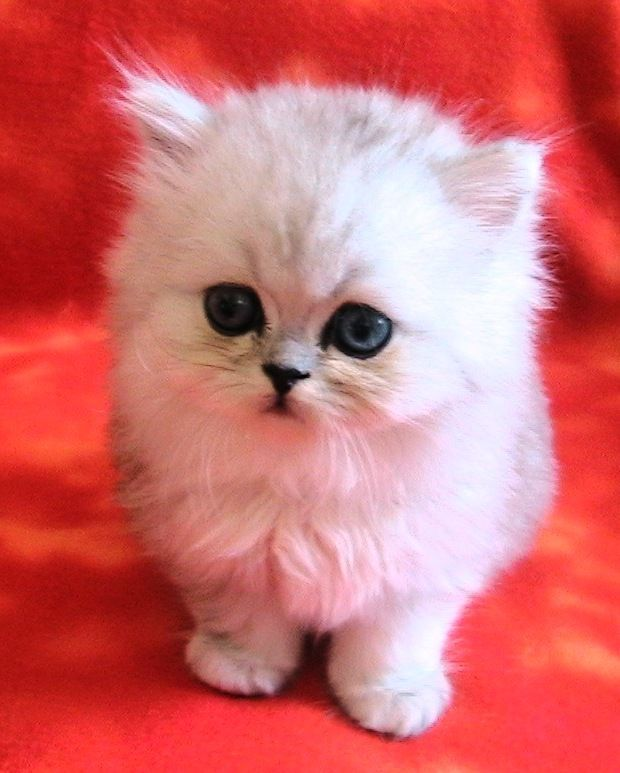
#> input picture pictures/cat.jpg, 620 x 773 px
$ python histogram.py
#> lines starting #> are read from the running program, lines starting #| are printed output that depends on the picture; after the words box and inside, x2 and y2 are one past the last pixel; in counts of white or black regions, pixels touching at a corner belong together
import cv2 as cv
import matplotlib.pyplot as plt
import numpy as np


img = cv.imread('pictures/cat.jpg')
#> img is the input picture: shape (773, 620, 3); mean B, G, R 109.5, 107.7, 210.6
cv.imshow('cats', img)

blank = np.zeros((img.shape[:2]), dtype='uint8')

gray = cv.cvtColor(img, cv.COLOR_BGR2GRAY)
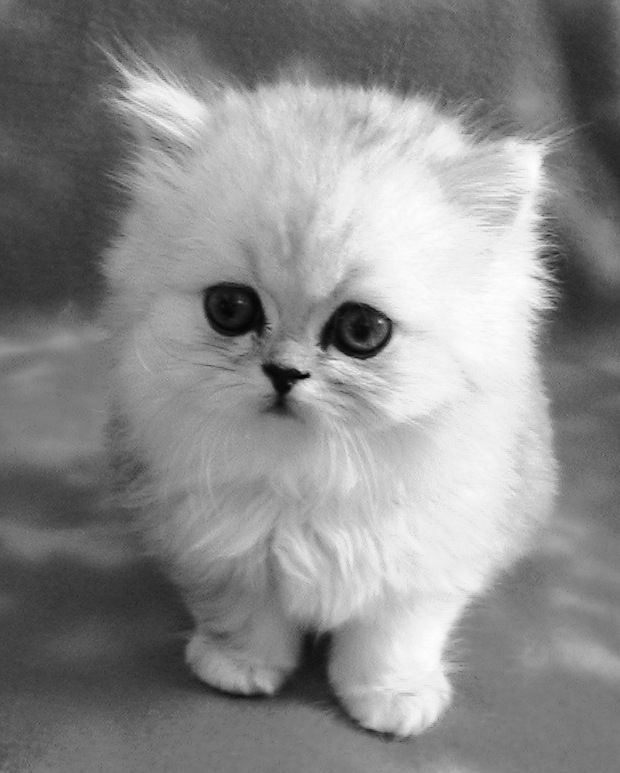
#> gray: shape (773, 620); min 1, max 254, mean 138.7
cv.imshow('grayscale', gray)

circle = cv.circle(blank, (img.shape[1]//2, img.shape[0]//2), 100, 255, -1)
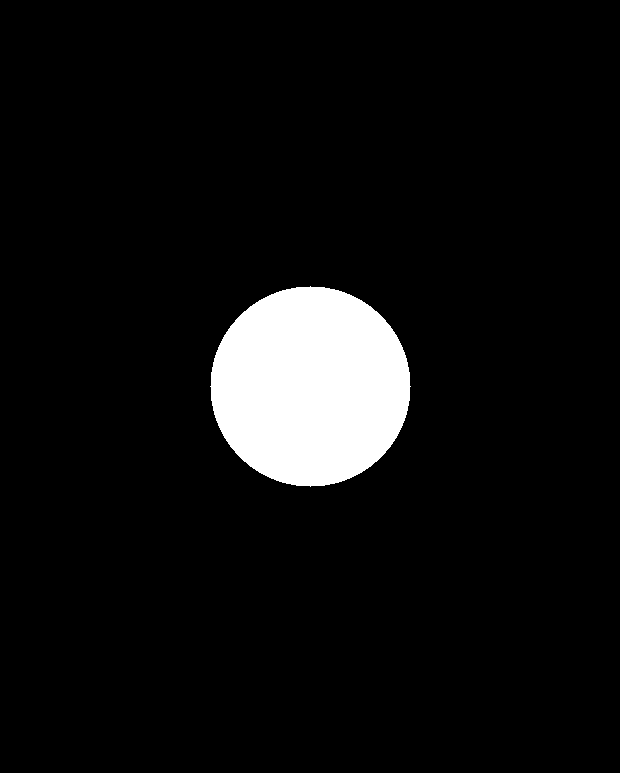
#> blank: shape (773, 620); 6.6% white; 1 white region, box (x1, y1, x2, y2) and area: (210, 286, 411, 487) 31417

# [16 lines of commented-out code are left out]

mask = cv.bitwise_and(img, img, mask=circle)
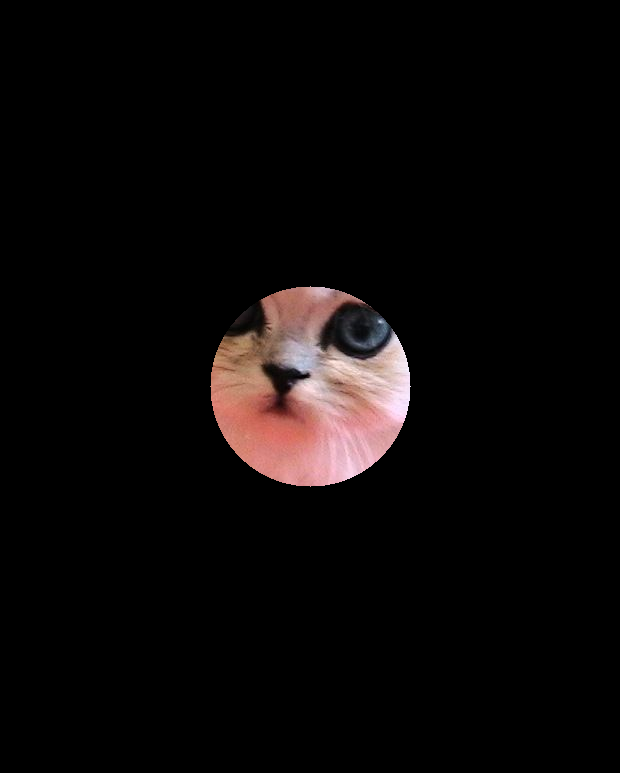
#> mask: shape (773, 620, 3); mean B, G, R 8, 8.3, 11.4
cv.imshow('mask', mask)

plt.figure()
plt.title('color histogram')
plt.xlabel('bins')
plt.ylabel('# of bins')

colors = ('b', 'g', 'r')
for i, col in enumerate(colors):
    hist = cv.calcHist([img], [i], circle, [256], [0, 256])
    plt.plot(hist, color=col)
    plt.xlim([0, 256])

plt.show()
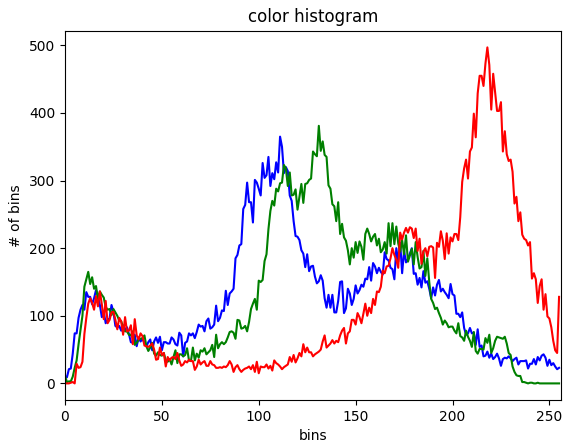
#> figure drawn by matplotlib, 1 panel; curve peaks at x = 111, y = 365; curve peaks at x = 131, y = 381; curve peaks at x = 218, y = 497


cv.waitKey(0)
